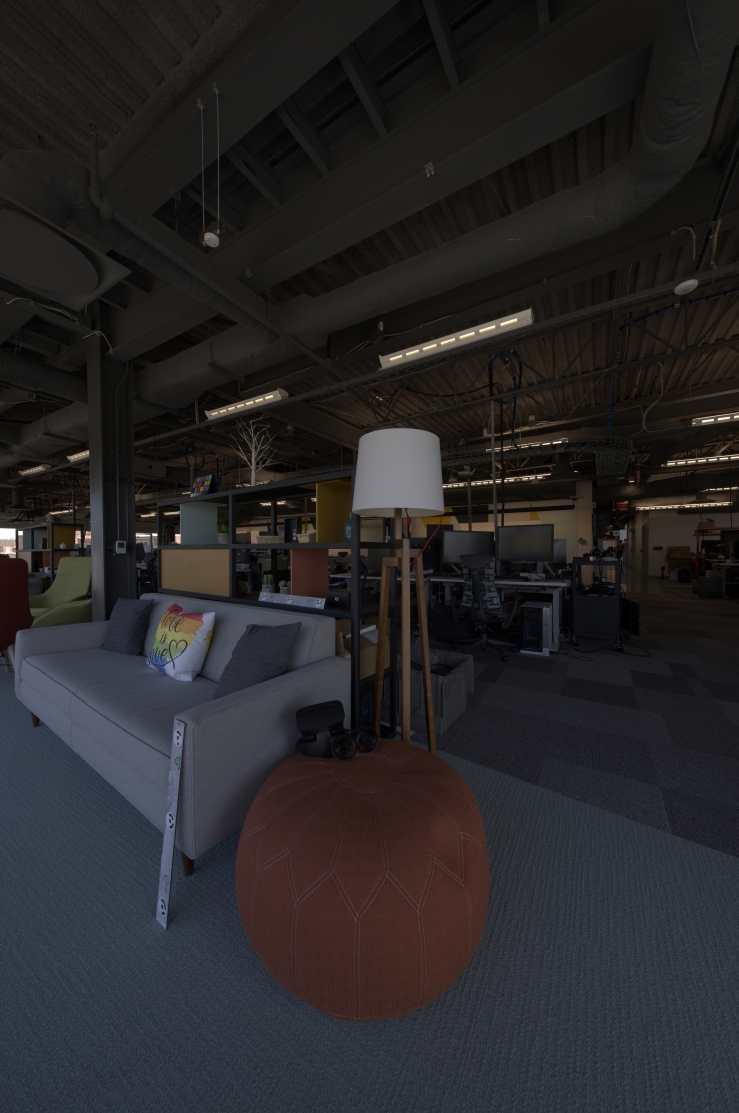
#> input picture 3d_visualizer/test_workspace/images/21_DSC0001.jpg, 739 x 1113 px
$ python -i images.py   (imports and definitions only)
#> lines starting #> are read from the running program, lines starting #| are printed output that depends on the picture
#> further down, picture is the input picture: PIL image 739x1113 RGB; mean R, G, B 39.5, 37.9, 39.5
"""Download view images from the MegaScenes bucket into a local, resized cache.

Images are stored as RGB JPEGs no larger than ``max_side`` pixels under
``<data>/images/<scene folder>/``. While each image is open we also compute two
cheap color statistics as a *weak* monochrome (black-and-white or sepia) hint;
old photos are mostly monochrome, see the "photo medium" confound in
docs/findings.md. On Notre-Dame, ``chroma_minor < 1.0`` flags ~90% of 1900-1944
photos but only ~33% of (brown-toned, card-mounted) pre-1900 prints, and ~7% of
modern photos (grey stone, overcast skies). Proper labels need a classifier/VLM.
"""
from __future__ import annotations

import io
from concurrent.futures import ThreadPoolExecutor
from pathlib import Path

import numpy as np
import pandas as pd
from PIL import Image

from timemachine.config import DataPaths, safe_filename, scene_prefix
from timemachine.megascenes.s3 import MegaScenesBucket, image_key

MONOCHROME_CHROMA = 1.0  # chroma_minor below this -> probably monochrome (see module docstring)


def local_image_path(paths: DataPaths, scene_id: int, file_key: str) -> Path:
    return paths.root / "images" / scene_prefix(scene_id) / f"{safe_filename(file_key)}.jpg"


def color_stats(image: Image.Image) -> dict[str, float]:
    """Weak monochrome cues, computed on a 96x96 thumbnail.

    ``saturation``: mean HSV saturation in [0, 1].
    ``chroma_minor``: spread of the Lab (a, b) chroma along its *minor* axis. A
    toned print (grey, sepia, cyanotype) varies along one color axis only, so its
    minor-axis spread is near zero even when it is strongly tinted.
    """
    thumb = image.convert("RGB").resize((96, 96))
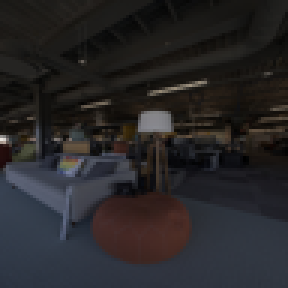
#> thumb: PIL image 96x96 RGB (shown 3 times larger); mean R, G, B 39.5, 37.9, 39.5
    hsv = np.asarray(thumb.convert("HSV"), dtype=np.float32)
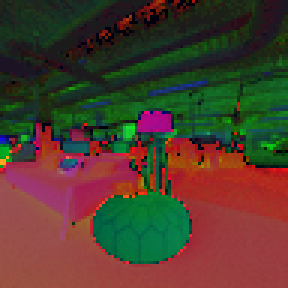
#> hsv: shape (96, 96, 3) float32 (shown 3 times larger); mean R, G, B 79.3, 59.9, 45.2
    lab = np.asarray(thumb.convert("LAB"))
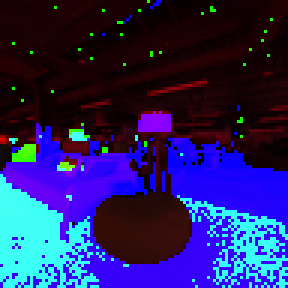
#> lab: shape (96, 96, 3) (shown 3 times larger); mean R, G, B 38.9, 35.6, 101.1
    # Pillow stores Lab a/b as signed bytes.
    ab = np.stack([lab[..., 1].view(np.int8), lab[..., 2].view(np.int8)], -1).reshape(-1, 2)
#> ab = 9216 pairs, first value -8 to 17, second value -25 to 26
    minor_var = np.linalg.eigvalsh(np.cov(ab.astype(np.float64).T))[0]
#> minor_var = 6.07
    return {"saturation": float(hsv[..., 1].mean() / 255.0), "chroma_minor": float(np.sqrt(max(minor_var, 0.0)))}


# [16 lines that did not run here, left out]


# [22 lines that did not run here, left out]

>>> from PIL import Image
>>> picture = Image.open('../../../3d_visualizer/test_workspace/images/21_DSC0001.jpg')
>>> result = color_stats(picture)
#> result = {'saturation': 0.235, 'chroma_minor': 2.46}

$ run again, on 3d_visualizer/test_workspace/images/21_DSC0010.jpg
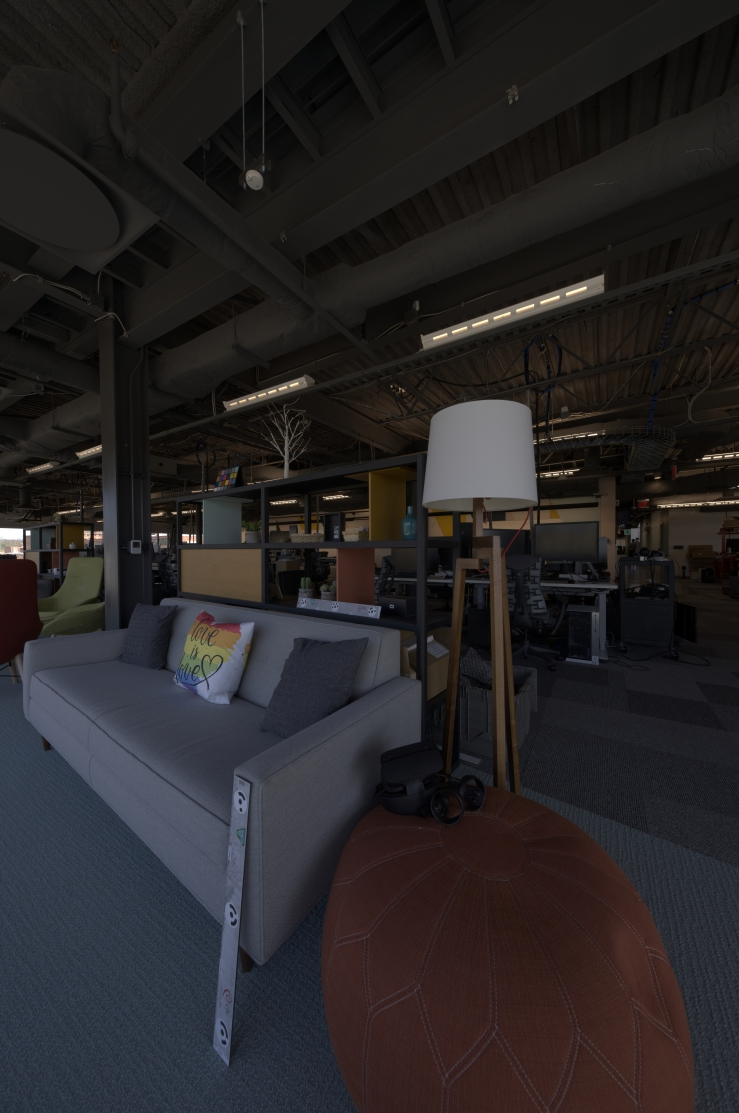
#> input picture 3d_visualizer/test_workspace/images/21_DSC0010.jpg, 739 x 1113 px
#> picture is the input picture: PIL image 739x1113 RGB; mean R, G, B 39.4, 36.6, 37.6
#> in color_stats, `hsv = np.asarray(thumb.convert("HSV"), dtype=np.float32)`:
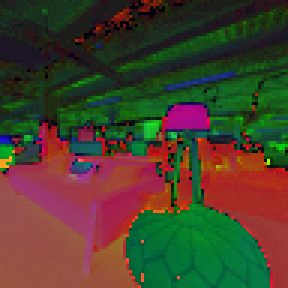
#> hsv: shape (96, 96, 3) float32 (shown 3 times larger); mean R, G, B 72.8, 64, 44.3
#> in color_stats, `lab = np.asarray(thumb.convert("LAB"))`:
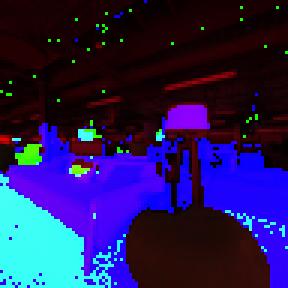
#> lab: shape (96, 96, 3) (shown 3 times larger); mean R, G, B 37.6, 28.5, 89.4
#> ab = 9216 pairs, first value -9 to 19, second value -24 to 34
#> minor_var = 7.69
#> result = {'saturation': 0.251, 'chroma_minor': 2.77}

$ run again, on 3d_visualizer/test_workspace/images/21_DSC0019.jpg
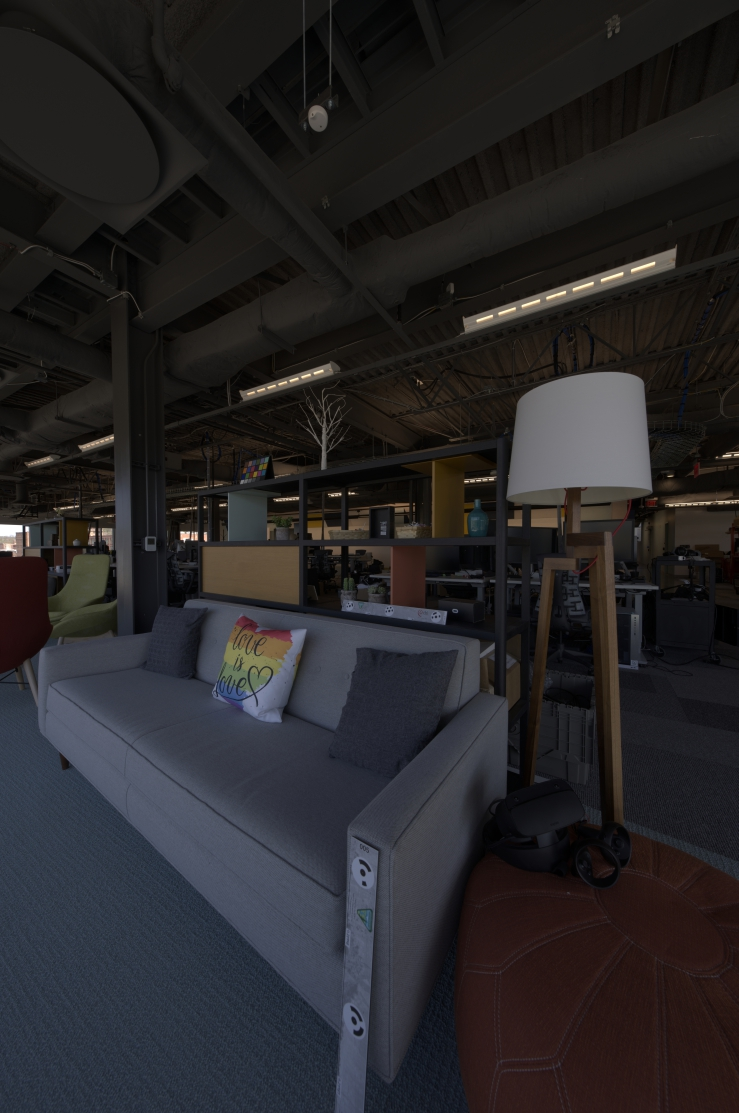
#> input picture 3d_visualizer/test_workspace/images/21_DSC0019.jpg, 739 x 1113 px
#> picture is the input picture: PIL image 739x1113 RGB; mean R, G, B 39, 37.4, 39.2
#> in color_stats, `hsv = np.asarray(thumb.convert("HSV"), dtype=np.float32)`:
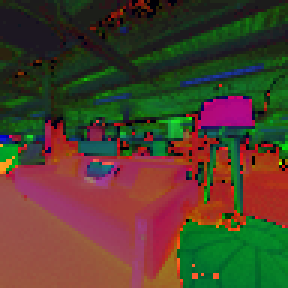
#> hsv: shape (96, 96, 3) float32 (shown 3 times larger); mean R, G, B 78.9, 63.6, 44.7
#> in color_stats, `lab = np.asarray(thumb.convert("LAB"))`:
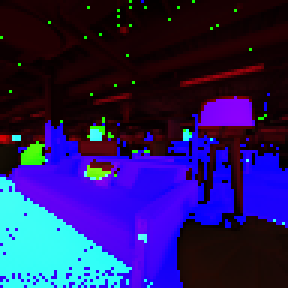
#> lab: shape (96, 96, 3) (shown 3 times larger); mean R, G, B 38.1, 29.7, 97.9
#> ab = 9216 pairs, first value -10 to 18, second value -27 to 24
#> minor_var = 5.98
#> result = {'saturation': 0.249, 'chroma_minor': 2.45}

$ run again, on 3d_visualizer/test_workspace/images/21_DSC0028.jpg
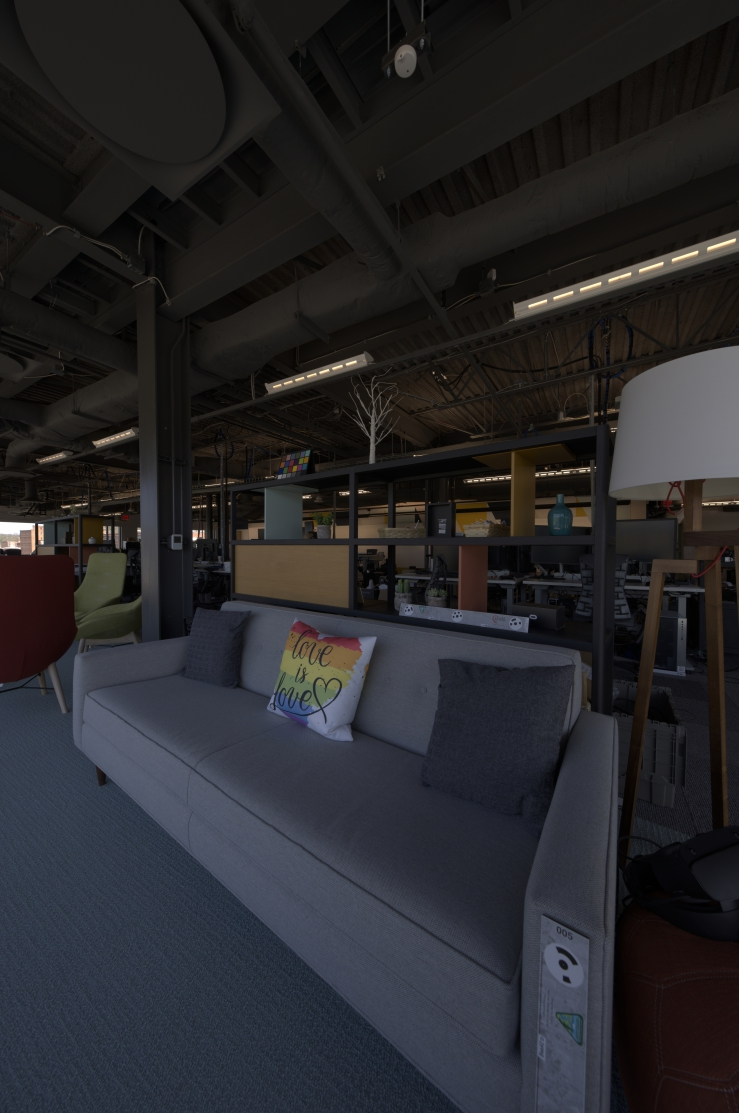
#> input picture 3d_visualizer/test_workspace/images/21_DSC0028.jpg, 739 x 1113 px
#> picture is the input picture: PIL image 739x1113 RGB; mean R, G, B 39.6, 39.4, 42.1
#> in color_stats, `hsv = np.asarray(thumb.convert("HSV"), dtype=np.float32)`:
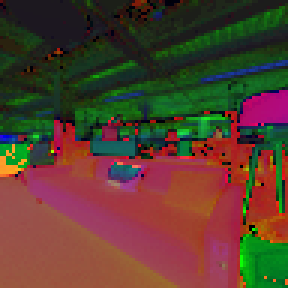
#> hsv: shape (96, 96, 3) float32 (shown 3 times larger); mean R, G, B 87.7, 62.1, 46.6
#> in color_stats, `lab = np.asarray(thumb.convert("LAB"))`:
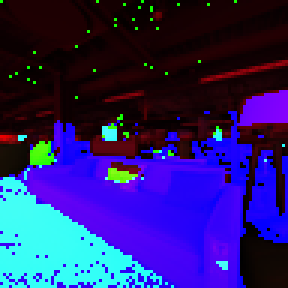
#> lab: shape (96, 96, 3) (shown 3 times larger); mean R, G, B 40.2, 34, 112.8
#> ab = 9216 pairs, first value -10 to 23, second value -29 to 30
#> minor_var = 3.59
#> result = {'saturation': 0.244, 'chroma_minor': 1.9}
